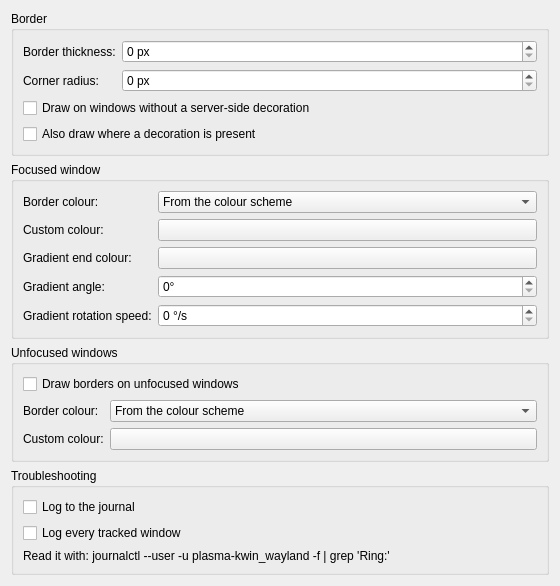
<?xml version="1.0" encoding="UTF-8"?>
<!--
  Configuration form for the Active Ring KWin script.

  Plasma loads this through the generic scripted KWin KCM
  (X-KDE-ConfigModule = kcm_kwin4_genericscripted), which builds a
  KConfigLoader from contents/config/main.xml, loads this file with QUiLoader,
  and binds widgets to config keys through KCModule::addConfig().

  The binding rule is the standard KConfigDialogManager one: a widget whose
  objectName is kcfg_<KeyName> is bound to the key of that name. So the
  widget names here and the entries in main.xml must agree exactly, in both
  directions. tools/validate_package.py checks that, because a widget with no
  key silently does nothing and a key with no widget is unreachable.
-->
<ui version="4.0">
 <class>ActiveRingConfig</class>
 <widget class="QWidget" name="ActiveRingConfig">
  <property name="geometry">
   <rect><x>0</x><y>0</y><width>560</width><height>520</height></rect>
  </property>
  <property name="windowTitle">
   <string>Active Ring</string>
  </property>
  <layout class="QVBoxLayout" name="mainLayout">
   <item>
    <widget class="QGroupBox" name="borderGroup">
     <property name="title"><string>Border</string></property>
     <layout class="QFormLayout" name="borderForm">
      <item row="0" column="0">
       <widget class="QLabel" name="borderSizeLabel">
        <property name="text"><string>Border thickness:</string></property>
       </widget>
      </item>
      <item row="0" column="1">
       <widget class="QSpinBox" name="kcfg_BorderSize">
        <property name="toolTip"><string>How thick the drawn border is, in pixels. 0 hides the border entirely.</string></property>
        <property name="suffix"><string> px</string></property>
        <property name="maximum"><number>32</number></property>
       </widget>
      </item>
      <item row="1" column="0">
       <widget class="QLabel" name="borderRadiusLabel">
        <property name="text"><string>Corner radius:</string></property>
       </widget>
      </item>
      <item row="1" column="1">
       <widget class="QSpinBox" name="kcfg_BorderRadius">
        <property name="toolTip"><string>Rounds the corners, in pixels. 0 gives square corners. Capped at half the window so small windows stay sane.</string></property>
        <property name="suffix"><string> px</string></property>
        <property name="maximum"><number>64</number></property>
       </widget>
      </item>
      <item row="2" column="0" colspan="2">
       <widget class="QCheckBox" name="kcfg_BorderOnUndecorated">
        <property name="text"><string>Draw on windows without a server-side decoration</string></property>
        <property name="toolTip"><string>Needed for CSD and borderless windows, which is most of them on Wayland. Turn this off if you use a decoration that draws its own frame and you only want the ring on decorated windows.</string></property>
       </widget>
      </item>
      <item row="3" column="0" colspan="2">
       <widget class="QCheckBox" name="kcfg_DrawOnDecorated">
        <property name="text"><string>Also draw where a decoration is present</string></property>
        <property name="toolTip"><string>Off by default: with a server-side decoration this draws a second frame just outside the first, which most people do not want.</string></property>
       </widget>
      </item>
     </layout>
    </widget>
   </item>
   <item>
    <widget class="QGroupBox" name="activeGroup">
     <property name="title"><string>Focused window</string></property>
     <layout class="QFormLayout" name="activeForm">
      <item row="0" column="0">
       <widget class="QLabel" name="activeSourceLabel">
        <property name="text"><string>Border colour:</string></property>
       </widget>
      </item>
      <item row="0" column="1">
       <widget class="QComboBox" name="kcfg_ActiveBorderSource">
        <property name="toolTip"><string>Where the colour of the focused window's border comes from. "From the colour scheme" follows the Plasma accent colour, so it changes with the theme.</string></property>
        <item><property name="text"><string>From the colour scheme</string></property></item>
        <item><property name="text"><string>Custom colour</string></property></item>
        <item><property name="text"><string>Custom gradient</string></property></item>
       </widget>
      </item>
      <item row="1" column="0">
       <widget class="QLabel" name="activeColorLabel">
        <property name="text"><string>Custom colour:</string></property>
       </widget>
      </item>
      <item row="1" column="1">
       <widget class="KColorButton" name="kcfg_ActiveBorderColor">
        <property name="toolTip"><string>Used when the border colour is set to a custom colour.</string></property>
       </widget>
      </item>
      <item row="2" column="0">
       <widget class="QLabel" name="activeColor2Label">
        <property name="text"><string>Gradient end colour:</string></property>
       </widget>
      </item>
      <item row="2" column="1">
       <widget class="KColorButton" name="kcfg_ActiveBorderColor2">
        <property name="toolTip"><string>The gradient runs from the custom colour above to this one. Only used with the custom gradient.</string></property>
       </widget>
      </item>
      <item row="3" column="0">
       <widget class="QLabel" name="gradientAngleLabel">
        <property name="text"><string>Gradient angle:</string></property>
       </widget>
      </item>
      <item row="3" column="1">
       <widget class="QSpinBox" name="kcfg_BorderGradientAngle">
        <property name="toolTip"><string>Direction the gradient runs, in degrees. 0 is left to right, 90 is top to bottom.</string></property>
        <property name="suffix"><string>°</string></property>
        <property name="maximum"><number>360</number></property>
       </widget>
      </item>
      <item row="4" column="0">
       <widget class="QLabel" name="gradientSpinLabel">
        <property name="text"><string>Gradient rotation speed:</string></property>
       </widget>
      </item>
      <item row="4" column="1">
       <widget class="QSpinBox" name="kcfg_BorderGradientSpin">
        <property name="toolTip"><string>Degrees per second the gradient rotates. 0 leaves it still. Only used with the custom gradient.</string></property>
        <property name="suffix"><string> °/s</string></property>
        <property name="maximum"><number>360</number></property>
       </widget>
      </item>
     </layout>
    </widget>
   </item>
   <item>
    <widget class="QGroupBox" name="inactiveGroup">
     <property name="title"><string>Unfocused windows</string></property>
     <layout class="QFormLayout" name="inactiveForm">
      <item row="0" column="0" colspan="2">
       <widget class="QCheckBox" name="kcfg_ShowInactiveBorders">
        <property name="text"><string>Draw borders on unfocused windows</string></property>
        <property name="toolTip"><string>Off by default, so only the focused window is outlined. On, every tiled window gets a border in the inactive colour.</string></property>
       </widget>
      </item>
      <item row="1" column="0">
       <widget class="QLabel" name="inactiveSourceLabel">
        <property name="text"><string>Border colour:</string></property>
       </widget>
      </item>
      <item row="1" column="1">
       <widget class="QComboBox" name="kcfg_InactiveBorderSource">
        <property name="toolTip"><string>Where the colour of unfocused windows' borders comes from. Only used when borders on unfocused windows are on.</string></property>
        <item><property name="text"><string>From the colour scheme</string></property></item>
        <item><property name="text"><string>Custom colour</string></property></item>
       </widget>
      </item>
      <item row="2" column="0">
       <widget class="QLabel" name="inactiveColorLabel">
        <property name="text"><string>Custom colour:</string></property>
       </widget>
      </item>
      <item row="2" column="1">
       <widget class="KColorButton" name="kcfg_InactiveBorderColor">
        <property name="toolTip"><string>Used when the border colour is set to a custom colour.</string></property>
       </widget>
      </item>
     </layout>
    </widget>
   </item>
   <item>
    <widget class="QGroupBox" name="debugGroup">
     <property name="title"><string>Troubleshooting</string></property>
     <layout class="QVBoxLayout" name="debugForm">
      <item>
       <widget class="QCheckBox" name="kcfg_Debug">
        <property name="text"><string>Log to the journal</string></property>
        <property name="toolTip"><string>Writes a line per re-tile to the KWin journal. Off by default; it is noisy and never needed in normal use.</string></property>
       </widget>
      </item>
      <item>
       <widget class="QCheckBox" name="kcfg_DebugVerbose">
        <property name="text"><string>Log every tracked window</string></property>
        <property name="toolTip"><string>Adds per-window detail to the journal log, including the cull decisions. Only useful when diagnosing a border that will not appear.</string></property>
       </widget>
      </item>
      <item>
       <widget class="QLabel" name="debugHintLabel">
        <property name="text"><string>Read it with: journalctl --user -u plasma-kwin_wayland -f | grep 'Ring:'</string></property>
        <property name="wordWrap"><bool>true</bool></property>
       </widget>
      </item>
     </layout>
    </widget>
   </item>
   <item>
    <spacer name="verticalSpacer">
     <property name="orientation"><enum>Qt::Vertical</enum></property>
     <property name="sizeHint" stdset="0"><size><width>20</width><height>40</height></size></property>
    </spacer>
   </item>
  </layout>
 </widget>
 <customwidgets>
  <customwidget>
   <class>KColorButton</class>
   <extends>QPushButton</extends>
   <header>kcolorbutton.h</header>
  </customwidget>
 </customwidgets>
 <resources/>
 <connections/>
</ui>
